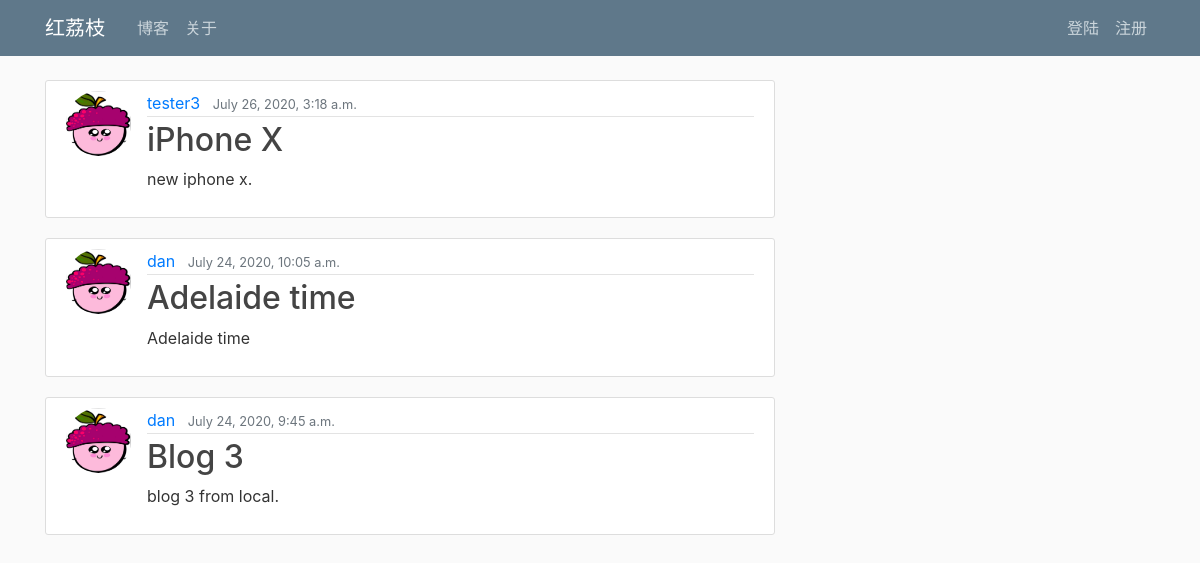
Screenshot of /blog/ with the database file from the repository.
### blog/models.py (models this page shows, shortened)
class Blog(models.Model):
    author      = models.ForeignKey(User, on_delete=models.CASCADE)
    date_posted = models.DateTimeField(default=timezone.now)
    title       = models.CharField(max_length=100)
    content     = models.TextField()
    image       = models.ImageField(upload_to = "blog_img/", blank=True)

### user/models.py (models this page shows, shortened)
class Profile(models.Model):
    user = models.OneToOneField(User, on_delete=models.CASCADE)
    image = models.ImageField(default='default.jpg', upload_to='user/profile_pics')

### blog/views.py (the view)
# urls.py: path('', BlogListView.as_view(), name='blog_home'),
class BlogListView(ListView):
    model = Blog
    template_name = 'blog/blog_home.html'
    context_object_name = 'blogs'
    ordering = ['-date_posted']

### blog/templates/blog/blog_home.html
{% extends 'page/page_base.html' %}
{% block content %}
    {% for blog in blogs %}
        <article class="media content-section">
            <img class="rounded-circle article-img" src="{{ blog.author.profile.image.url }}">
            <div class="media-body">
                <div class="article-metadata">
                    <a class="mr-2" href="#">{{ blog.author }}</a>
                    <small class="text-muted">{{ blog.date_posted }}</small>
                </div>
                <h2><a class="article-title" href="{% url 'blog_detail' blog.id %}">{{ blog.title }}</a></h2>
                <p class="article-content">{{ blog.content }}</p>
            </div>
        </article>
    {% endfor %}
{% endblock %}

### page/static/page/main.css (style rules this page uses)
body { background: #fafafa; color: #333333; margin-top: 5rem; }
h1, h2, h3, h4, h5, h6 { color: #444444; }
.content-section { background: #ffffff; padding: 10px 20px; border: 1px solid #dddddd; border-radius: 3px; margin-bottom: 20px; }
.article-title { color: #444444; }
.article-content { white-space: pre-line; }
.article-img { height: 65px; width: 65px; margin-right: 16px; }
.article-metadata { padding-bottom: 1px; margin-bottom: 4px; border-bottom: 1px solid #e3e3e3 }

### rows the page displays
Blog: author.profile.image (picture), author "tester3", date_posted "July 26, 2020, 3:18 a.m.", title "iPhone X", content "new iphone x."
Blog: author.profile.image (picture), author "dan", date_posted "July 24, 2020, 10:05 a.m.", title "Adelaide time", content "Adelaide time"
Blog: author.profile.image (picture), author "dan", date_posted "July 24, 2020, 9:45 a.m.", title "Blog 3", content "blog 3 from local."
